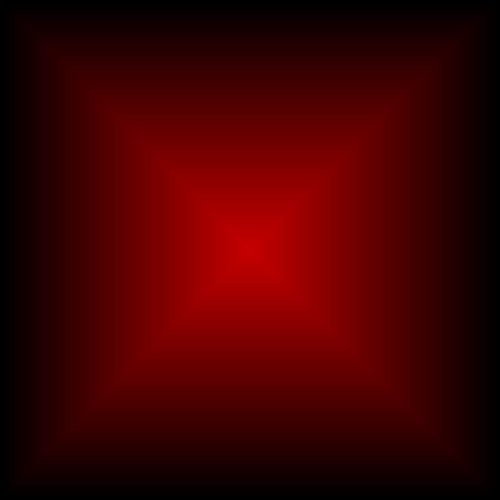
Frame 1 (no input)
Frame 60 (no input): identical to frame 1, image omitted
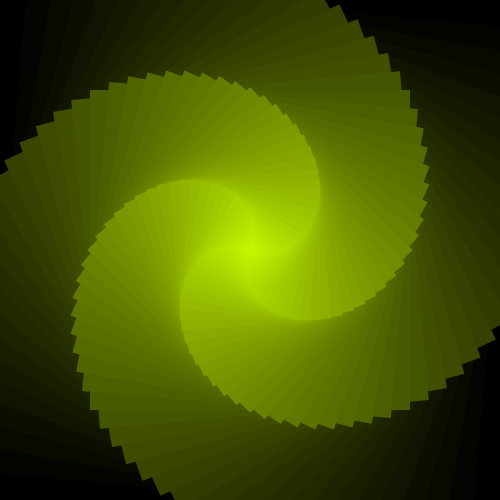
Frame 120 (the mouse pressed at the canvas centre since frame 60)

The p5.js sketch that drew these frames (run headless with seeded random() and noise() and a simulated clock; from frame 60 on, the mouse is pressed at the canvas centre):

// p5.js sketch
// ── sketch.js
var angle;

function setup() {
  createCanvas(500, 500);
  angleMode(DEGREES);
  rectMode(CENTER);
  noStroke();
  angle = 0;
}


function draw() {
  background(200);

  var rectWidth = width;
  translate(width/2, height/2);
  var numOfRect = 50;
  for( var i = 0; i < numOfRect; i = i + 1) {
    push();
    var fi = i / numOfRect;
    rotate(fi * mouseX);
    fill( fi * 200, fi * mouseY, 0);
    rect(0, 0, rectWidth, rectWidth);
    rectWidth = rectWidth - 10;
    pop();
  }
}
